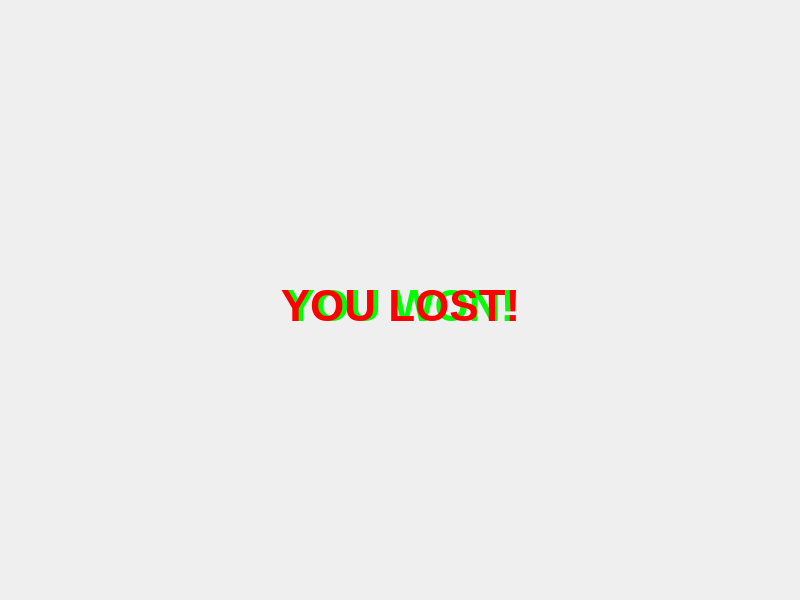
<?xml version="1.0" encoding="UTF-8"?>
<ui version="4.0">
 <class>MainWindow</class>
 <widget class="QMainWindow" name="MainWindow">
  <property name="geometry">
   <rect>
    <x>0</x>
    <y>0</y>
    <width>800</width>
    <height>600</height>
   </rect>
  </property>
  <property name="minimumSize">
   <size>
    <width>800</width>
    <height>600</height>
   </size>
  </property>
  <property name="maximumSize">
   <size>
    <width>1000</width>
    <height>1000</height>
   </size>
  </property>
  <property name="windowTitle">
   <string>MainWindow</string>
  </property>
  <widget class="QWidget" name="centralwidget">
   <widget class="QLabel" name="txtWin">
    <property name="geometry">
     <rect>
      <x>200</x>
      <y>160</y>
      <width>401</width>
      <height>291</height>
     </rect>
    </property>
    <property name="palette">
     <palette>
      <active>
       <colorrole role="WindowText">
        <brush brushstyle="SolidPattern">
         <color alpha="255">
          <red>0</red>
          <green>255</green>
          <blue>0</blue>
         </color>
        </brush>
       </colorrole>
      </active>
      <inactive>
       <colorrole role="WindowText">
        <brush brushstyle="SolidPattern">
         <color alpha="255">
          <red>0</red>
          <green>255</green>
          <blue>0</blue>
         </color>
        </brush>
       </colorrole>
      </inactive>
      <disabled/>
     </palette>
    </property>
    <property name="font">
     <font>
      <pointsize>33</pointsize>
      <bold>true</bold>
     </font>
    </property>
    <property name="text">
     <string>YOU WON!</string>
    </property>
    <property name="alignment">
     <set>Qt::AlignCenter</set>
    </property>
   </widget>
   <widget class="QLabel" name="txtLost">
    <property name="enabled">
     <bool>true</bool>
    </property>
    <property name="geometry">
     <rect>
      <x>200</x>
      <y>160</y>
      <width>401</width>
      <height>291</height>
     </rect>
    </property>
    <property name="palette">
     <palette>
      <active>
       <colorrole role="WindowText">
        <brush brushstyle="SolidPattern">
         <color alpha="255">
          <red>255</red>
          <green>0</green>
          <blue>0</blue>
         </color>
        </brush>
       </colorrole>
      </active>
      <inactive>
       <colorrole role="WindowText">
        <brush brushstyle="SolidPattern">
         <color alpha="255">
          <red>255</red>
          <green>0</green>
          <blue>0</blue>
         </color>
        </brush>
       </colorrole>
      </inactive>
      <disabled/>
     </palette>
    </property>
    <property name="font">
     <font>
      <pointsize>33</pointsize>
      <bold>true</bold>
     </font>
    </property>
    <property name="text">
     <string>YOU LOST!</string>
    </property>
    <property name="alignment">
     <set>Qt::AlignCenter</set>
    </property>
   </widget>
  </widget>
 </widget>
 <resources/>
 <connections/>
</ui>
